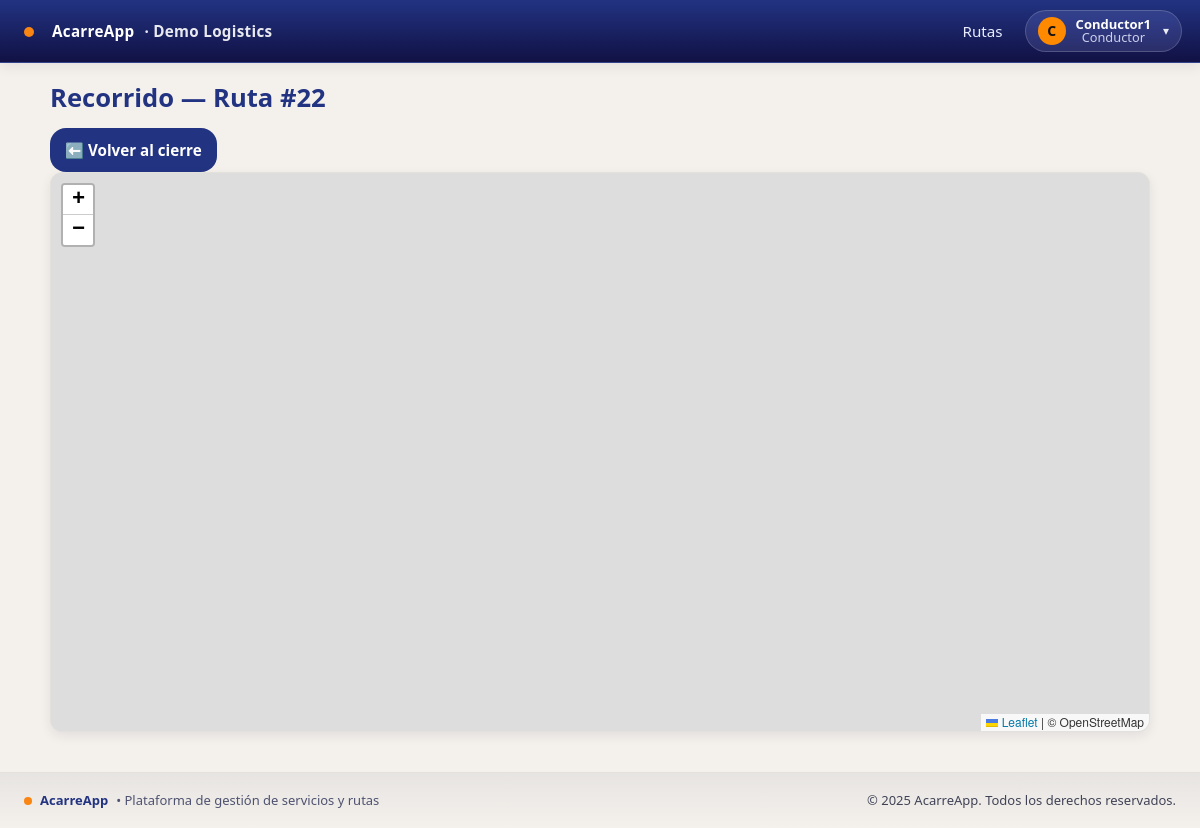
The app's page /rutas/22/recorrido/ (signed in) with its own data.
### empresa/models.py (models this page shows, shortened)
class Empresa(models.Model):
    nombre = models.CharField(max_length=120, unique=True)
    slug = models.SlugField(max_length=60, unique=True)
    nit = models.CharField(max_length=30, blank=True)
    activa = models.BooleanField(default=True)
    created_at = models.DateTimeField(auto_now_add=True)

### usuarios/models.py (models this page shows, shortened)
class UserProfile(models.Model):
    user = models.OneToOneField(User, on_delete=models.CASCADE)
    empresa = models.ForeignKey(Empresa, on_delete=models.PROTECT, null=True)
    rol = models.CharField(max_length=20, choices=[('GERENTE','Gerente'),('CONDUCTOR','Conductor')])

### rutas/models.py (models this page shows, shortened)
class Ruta(models.Model):
    empresa = models.ForeignKey(Empresa, on_delete=models.CASCADE)
    fecha_salida = models.DateField()
    vehiculo = models.ForeignKey(Vehiculo, on_delete=models.PROTECT)
    conductor = models.ForeignKey(User, on_delete=models.PROTECT)
    base_efectivo = models.DecimalField(max_digits=10, decimal_places=2, default=200000)
    estado = models.CharField(max_length=20, choices=[('ACTIVA', 'Activa'), ('CERRADA', 'Cerrada')], default='ACTIVA')
    nombre = models.CharField(max_length=150, blank=True, help_text="Ej: Jardin - Medellin - Jardin")
    created_at = models.DateTimeField(auto_now_add=True)

### rutas/views.py (the view)
# urls.py: path('<int:ruta_id>/recorrido/', views.recorrido_ruta_view, name='recorrido'),
@login_required
def recorrido_ruta_view(request, ruta_id: int):
    ruta = get_object_or_404(Ruta, id=ruta_id)
    servicios = (
        ruta.servicios
        .all()
        .order_by('id')
    )
    puntos = []
    for s in servicios:
        if s.recogido_en and s.lat_recogida and s.lon_recogida:
            puntos.append({
                "ts": s.recogido_en.isoformat(),
                "lat": float(s.lat_recogida),
                "lon": float(s.lon_recogida),
                "tipo": "recogida",
                "label": f"Recogida — Serv #{s.id}",
            })
        if s.entregado_en and s.lat_entrega and s.lon_entrega:
            puntos.append({
                "ts": s.entregado_en.isoformat(),
                "lat": float(s.lat_entrega),
                "lon": float(s.lon_entrega),
                "tipo": "entrega",
                "label": f"Entrega — Serv #{s.id}",
            })
    puntos.sort(key=lambda p: p["ts"])
    puntos_json = mark_safe(json.dumps(puntos))  # seguro para insertar en JS
    return render(request, 'rutas/recorrido.html', {
        'ruta': ruta,
        'puntos_json': puntos_json,
    })

### acarreapp/context_processors.py (called while the page is built)
def vapid_public_key(request):
    return {"VAPID_PUBLIC_KEY": settings.VAPID_PUBLIC_KEY}

### acarreapp/tenancy.py (called while the page is built)
def set_current_empresa(empresa):
    _state.empresa = empresa

def get_current_empresa():
    return getattr(_state, 'empresa', None)

def empresa_context(request):
    return {'empresa_actual': get_current_empresa()}

### templates/rutas/recorrido.html (shortened to what this page needs)
{% extends "base.html" %}
{% block extra_css %}
<link rel="stylesheet" href="https://unpkg.com/leaflet@1.9.4/dist/leaflet.css"
/>
{% endblock %}
{% block content %}
<div class="page-shell">
  <div class="d-flex justify-content-between align-items-center mb-3">
    <h1 class="m-0">Recorrido — Ruta #{{ ruta.id }}</h1>
    <div class="d-flex gap-2">
      <a class="btn btn-outline-secondary" href="{% url 'rutas:cierre_resumen' ruta.id %}">⬅️ Volver al cierre</a>
    </div>
  </div>
  <div id="map"></div>
</div>
{% endblock %}

### templates/includes/navbar.html (shortened to what this page needs)
<header class="navbar">
  <div class="container nav-inner" style="padding-left:18px; padding-right:18px;">
    <a class="brand" href="{% url 'rutas:list' %}" style="display:flex;align-items:center;gap:10px;">
      <span class="dot" style="margin-left:6px;margin-right:8px;transform:translateY(1px);"></span>
      <span>AcarreApp</span>
      {% if empresa_actual %}
        <span class="empresa">· {{ empresa_actual.nombre }}</span>
      {% endif %}
    </a>
    {% if request.user.is_authenticated %}
      {% with rol=request.user.userprofile.rol|default_if_none:'' %}
        {% if request.user.is_superuser or request.user.is_staff or rol == 'GERENTE' %}
          <nav class="nav main-nav" aria-label="Navegación principal">
            <a href="{% url 'rutas:list' %}">Rutas</a>
            <a href="{% url 'empresa:clientes_list' %}">Clientes</a>
            <a href="{% url 'dashboard:home' %}">Dashboard</a>
          </nav>
        {% else %}
          <nav class="nav main-nav" aria-label="Navegación principal">
            <a href="{% url 'rutas:list' %}">Rutas</a>
          </nav>
        {% endif %}
        <div class="menu-right" style="display:flex;align-items:center;gap:10px;">
          <button class="userchip" id="userchip" aria-haspopup="true" aria-expanded="false"
                  title="{{ request.user.get_full_name|default:request.user.username }}">
            <span class="avatar">
              {{ request.user.get_full_name|default:request.user.username|first|upper }}
            </span>
            <span class="meta">
              <span class="name">{{ request.user.get_full_name|default:request.user.username }}</span>
              {% if rol %}<span class="role">{{ rol|title }}</span>{% endif %}
            </span>
            <span class="caret">▾</span>
          </button>
        </div>
      {% endwith %}
    {% else %}
      <nav class="nav main-nav" aria-label="Navegación principal">
        <a href="{% url 'login' %}">Iniciar sesión</a>
      </nav>
    {% endif %}
  </div>
</header>

### static/css/acarreapp.css (style rules this page uses)
:root { --brand-900: #111144; --brand-800: #223382; --brand-300: #9BACD8; --accent-500: #F98513; --bg-100: #F4F1EC; --bg-200: #DAD1C8; --ink-900: #0E1020; --ink-700: #2E3147; --ink-500: #4E5270; --line-200:#E3E1DB; --radius-sm: 10px; --radius-md: 16px; --radius-lg: 24px; --shadow-1: 0 4px 12px rgba(17,17,68,0.08); --shadow-2: 0 10px 30px rgba(17,17,68,0.12); --font-sans: ui-sans-serif, system-ui, -apple-system, "Segoe UI", Roboto, "Helvetica Neue", Arial, "Noto Sans", "Liberation Sans", "Apple Color Emoji", "Segoe UI Emoji"; --fs-xs: clamp(12px, 0.72rem, 13px); --fs-sm: clamp(13px, 0.8rem, 14px); --fs-md: clamp(14px, 0.95rem, 16px); --fs-lg: clamp(16px, 1.05rem, 18px); --fs-xl: clamp(18px, 1.25rem, 22px); --fs-2xl: clamp(22px, 1.6rem, 28px); --container-max: 1200px; --st-pend: #7A7F9A; --st-ant: #2F7D32; --st-pag: #1C5DFF; --st-warn: #C17C00; --st-error:#B00020; }
*, *::before, *::after { box-sizing: border-box; }
html, body { height: 100%; }
body { margin: 0; background: var(--bg-100); color: var(--ink-900); font-family: var(--font-sans); font-size: var(--fs-md); line-height: 1.45; -webkit-font-smoothing: antialiased; text-rendering: optimizeLegibility; }
a { color: inherit; }
.container { width: 100%; margin-inline: auto; padding-inline: 16px; max-width: var(--container-max); }
h1, .h1 { font-size: var(--fs-2xl); margin: 0 0 12px; font-weight: 700; color: var(--brand-800); }
.btn { --btn-bg: var(--brand-800); --btn-fg: #fff; --btn-border: transparent; appearance: none; display: inline-flex; align-items: center; justify-content: center; gap: 8px; padding: 10px 14px; font-weight: 600; border-radius: var(--radius-md); border: 1px solid var(--btn-border); background: var(--btn-bg); color: var(--btn-fg); text-decoration: none; cursor: pointer; transition: transform .06s ease, box-shadow .2s ease, background .2s ease; }
.navbar { position: sticky; top: 0; z-index: 10; background: linear-gradient(180deg, var(--brand-800), var(--brand-900)); color: #fff; border-bottom: 1px solid rgba(255,255,255,0.08); box-shadow: var(--shadow-1); }
.nav-inner { display: grid; grid-template-columns: 1fr auto auto; align-items: center; gap: 12px; padding: 8px 0; }
.brand { display: inline-flex; align-items: center; gap: 10px; color: #fff; text-decoration: none; font-weight: 800; letter-spacing: .02em; }
.brand .empresa { color: rgba(255,255,255,0.9); font-weight: 700; }
.brand .dot { width: 10px; height: 10px; border-radius: 50%; background: var(--accent-500); }
.nav { display: flex; gap: 6px; padding: 4px 0; }
.main-nav { display: flex; gap: 12px; justify-content: center; flex-wrap: wrap; }
.nav a { color: #E8ECFF; text-decoration: none; padding: 8px 10px; border-radius: 8px; }
.menu-right { justify-self: end; position: relative; }
.userchip { display: inline-flex; align-items: center; gap: 10px; padding: 6px 10px; border-radius: 999px; border: 1px solid rgba(255,255,255,0.12); background: rgba(255,255,255,0.06); color: #fff; font: inherit; cursor: pointer; }
.userchip .avatar { width: 28px; height: 28px; border-radius: 50%; background: var(--accent-500); color: #1b1b1b; font-weight: 800; display:flex; align-items:center; justify-content:center; }
.userchip .meta { display:flex; flex-direction: column; line-height: 1.05; }
.userchip .name { font-size: var(--fs-sm); }
.userchip .role { font-size: var(--fs-xs); opacity: .9; color: #E8ECFF; }
.userchip .caret { font-size: 16px; margin-left: 2px; opacity: .9; }
@media (min-width: 768px) { .nav { gap: 10px; } }
@media (min-width: 1100px) { .container { padding-inline: 24px; } }

### templates/rutas/recorrido.html (style rules this page uses)
.page-shell { max-width:1100px;margin:0 auto; }
#map { height:70vh; border:1px solid var(--line-200); border-radius:12px; box-shadow: var(--shadow-1); }

### templates/includes/navbar.html (style rules this page uses)
.userchip { display:inline-flex; align-items:center; gap:10px; padding:6px 12px; border-radius:999px; background:rgba(255,255,255,.10); border:1px solid rgba(255,255,255,.18); backdrop-filter:saturate(120%) blur(6px); cursor:pointer; }
.userchip .avatar { display:grid; place-items:center; width:28px; height:28px; border-radius:999px; background:#ff8a00; color:#111; font-weight:800; font-size:14px; }
.userchip .meta { display:flex; flex-direction:column; line-height:1; }
.userchip .name { font-weight:600; }
.userchip .role { font-size:.8rem; opacity:.85; }
.userchip .caret { font-size:12px; opacity:.9; }

### records on screen
Empresa: nombre "Demo Logistics"
UserProfile: rol "Conductor"
Ruta: id "22"

### other values on screen
{{ request.user.get_full_name|default:request.user.username|first|upper }} "C"
{{ request.user.get_full_name|default:request.user.username }} "Conductor1"
